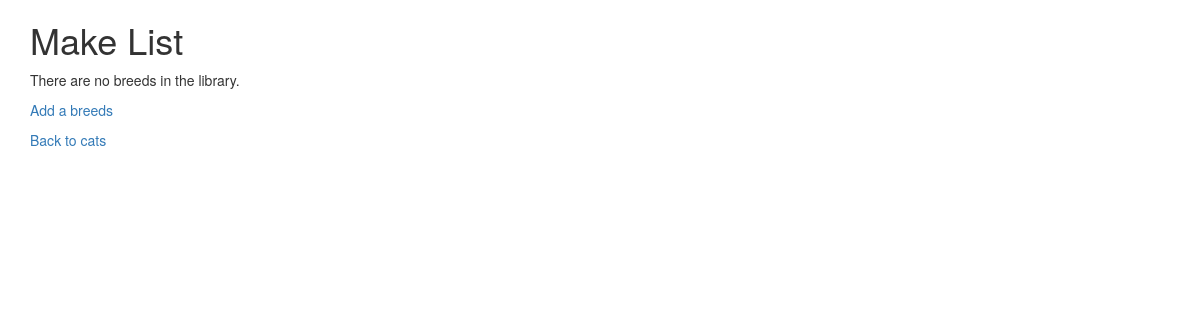
Page /cats/lookup/ (signed in) on the earlier database version.
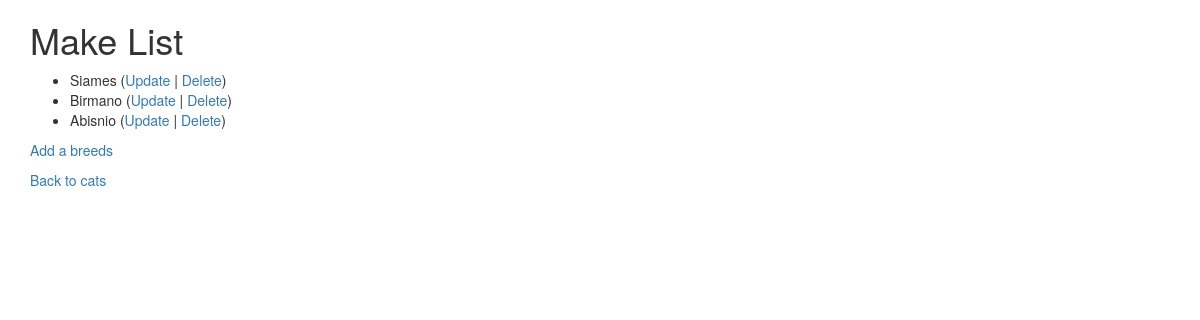
Same page on the later database version.
### cats/models.py (models this page shows, shortened)
class Breed(models.Model):
    name = models.CharField(
            max_length=200,
            validators=[MinLengthValidator(2, "Breed must be greater than 1 character")]
    )

### cats/views.py (the view)
# urls.py: path('lookup/', views.BreedView.as_view(), name='breed_list'),
class BreedView(LoginRequiredMixin, View):
    def get(self, request):
        ml = Breed.objects.all()
        ctx = {'breed_list': ml}
        return render(request, 'cats/breed_list.html', ctx)

### cats/templates/cats/breed_list.html
{% extends "base_bootstrap.html" %}
{% block content %}
  <h1>Make List</h1>
  {% if breed_list %}
  <ul>
    {% for breed in breed_list %}
      <li>
          {{ breed.name }}
         (<a href="{% url 'cats:breed_update' breed.id %}">Update</a> |
          <a href="{% url 'cats:breed_delete' breed.id %}">Delete</a>)
      </li>
    {% endfor %}
  </ul>
  {% else %}
    <p>There are no breeds in the library.</p>
  {% endif %}
  <p><a href="{% url 'cats:breed_create' %}">Add a breeds</a></p>
  <p>
    <a href="{% url 'cats:all' %}">Back to cats</a>
  </p>
{% endblock %}

Differences in the rows shown:
added Breed: name "Siames"
added Breed: name "Birmano"
added Breed: name "Abisnio"
Other differences:
text no longer shown: "There are no breeds in the library."
